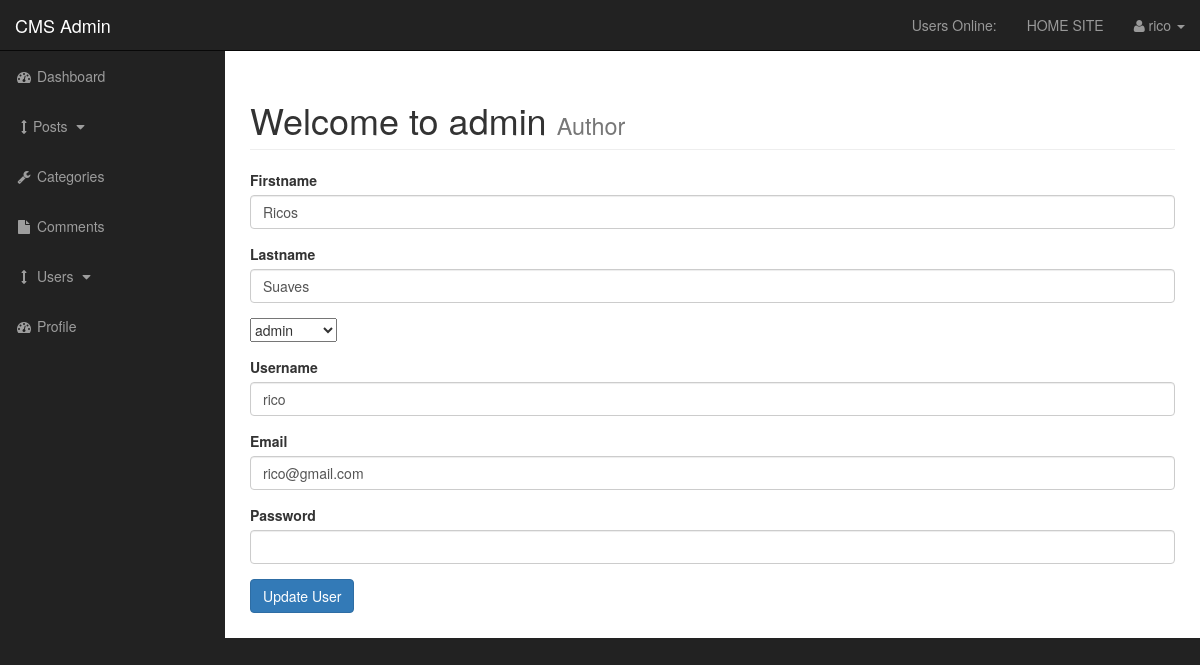
/admin/users.php?source=edit_user&edit_user=1 (signed in), run on the app's committed database.
### tables this page shows
CREATE TABLE IF NOT EXISTS `users` (
  `user_id` int(3) NOT NULL,
  `username` varchar(255) NOT NULL,
  `user_password` varchar(255) NOT NULL,
  `user_firstname` varchar(255) NOT NULL,
  `user_lastname` varchar(255) NOT NULL,
  `user_email` varchar(255) NOT NULL,
  `user_image` text NOT NULL,
  `user_role` varchar(255) NOT NULL,
  `randSalt` varchar(255) NOT NULL DEFAULT '$2y$10$iusesomecrazystrings22'
);

### admin/functions.php (called while the page is built, shortened)
<?php
function escape($string) {
global $connection;
return mysqli_real_escape_string($connection, trim($string));
}
?>

### admin/includes/edit_user.php (the view, shortened to what this page needs)
<?php
if(isset($_GET['edit_user'])){
    $the_user_id =  escape($_GET['edit_user']);
    $query = "SELECT * FROM users WHERE user_id = $the_user_id ";
    $select_users_query = mysqli_query($connection,$query);
      while($row = mysqli_fetch_assoc($select_users_query)) {
          $username       = $row['username'];
          $user_firstname = $row['user_firstname'];
          $user_lastname  = $row['user_lastname'];
          $user_email     = $row['user_email'];
          $user_role      = $row['user_role'];
      }
?>
 <?php
 } else {
        header("Location: index.php");
      }
?>
    <form action="" method="post" enctype="multipart/form-data">
      <div class="form-group">
         <label for="title">Firstname</label>
          <input type="text" value="<?php echo $user_firstname; ?>" class="form-control" name="user_firstname">
      </div>
       <div class="form-group">
         <label for="post_status">Lastname</label>
          <input type="text" value="<?php echo $user_lastname; ?>" class="form-control" name="user_lastname">
      </div>
         <div class="form-group">
       <select name="user_role" id="">
    <option value="<?php echo $user_role; ?>"><?php echo $user_role; ?></option>
       </select>
      </div>
      <div class="form-group">
         <label for="post_tags">Username</label>
          <input type="text" value="<?php echo $username; ?>" class="form-control" name="username">
      </div>
      <div class="form-group">
         <label for="post_content">Email</label>
          <input type="email" value="<?php echo $user_email; ?>" class="form-control" name="user_email">
      </div>
      <div class="form-group">
         <label for="post_content">Password</label>
          <input type="password" value="<?php  ?>" class="form-control" name="user_password">
      </div>
       <div class="form-group">
          <input class="btn btn-primary" type="submit" name="edit_user" value="Update User">
      </div>
</form>

### admin/css/sb-admin.css (style rules this page uses)
body { margin-top: 100px; background-color: #222; }
@media (min-width:768px) { body { margin-top: 50px; } }

### data on the page
users: user_firstname "Ricos", user_lastname "Suaves", user_role "admin", username "rico", user_email "rico@gmail.com"

### other printed values
$_SESSION['username'] "rico"
